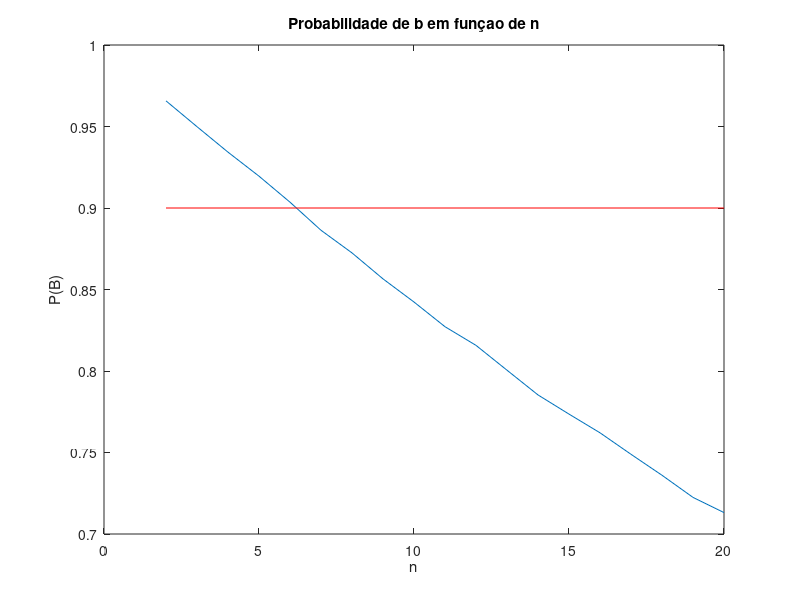

Source code (MATLAB):
clear all
% A)

N = 1e5;
n = 8;

% p1
p1 = 0.002; 
def1 = rand(n,N) < p1;

% p2
p2 = 0.005;
def2 = rand(n,N) < p2;

% pa
pa = 0.01;
defa = rand(n,N) < pa;

% tabela dos processos todos para todos os brinquedos 8*3 linhas
casosPoss = [def1; def2; defa];

% defeitos totais
errors = sum(casosPoss) == 0;
casosfav = sum(errors);
prob = casosfav/N;
fprintf("A) Prob(B) para n=8 -> %f\n", prob)

% B)

% C)

N = 1e5;
nArr = 2:20;
nprobArr = zeros(1,19);
for n= 2:20
% p1
p1 = 0.002; 
def1 = rand(n,N) < p1;

% p2
p2 = 0.005;
def2 = rand(n,N) < p2;

% pa
pa = 0.01;
defa = rand(n,N) < pa;

% tabela dos processos todos para todos os brinquedos 8*3 linhas
casosPoss = [def1; def2; defa];

% defeitos totais
errors = sum(casosPoss) == 0;
casosfav = sum(errors);
nprobArr(n-1) = casosfav/N;
end
plot(nArr,nprobArr)
title("Probabilidade de b em funçao de n");
xlabel("n");
ylabel("P(B)");
hold on
plot([2 20], [0.9 0.9], "r")

% D)
% caixa de 6 brinquedos